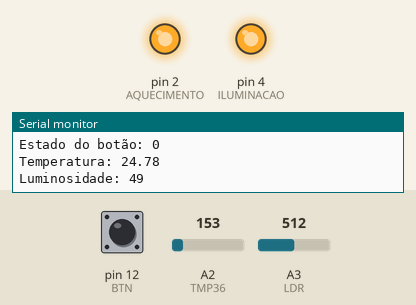
This sketch was run on a simulated Arduino Uno, built with avr-gcc and run on an emulated ATmega328P. Shown: output pins drawn as LEDs (lit = HIGH), the last lines printed to the serial monitor. The test bench sets the inputs (shaded band); at power-on: A2 (TMP36) = 153, A3 (LDR) = 512, pin 12 (BTN) LOW.

Above: at 2.8 s.
2.9 s: A2 (TMP36) set to 171
5.6 s: A2 (TMP36) set to 193
At 6.7 s:
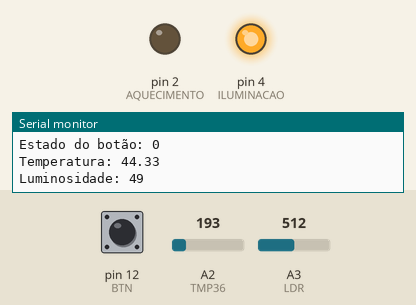
8.3 s: A3 (LDR) set to 49
11.2 s: A3 (LDR) set to 40
At 12.6 s:
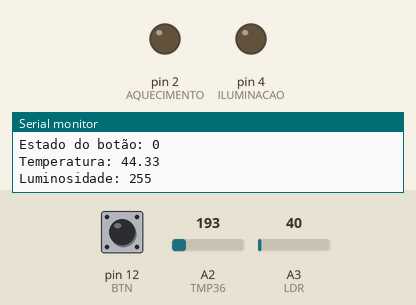
13.9 s: A2 (TMP36) set to 175
At 15.3 s:
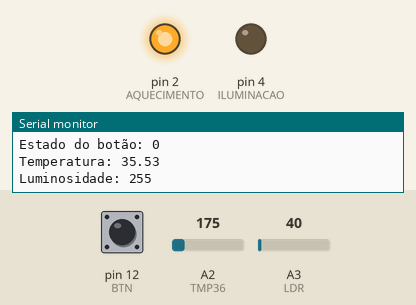
16.6 s: A2 (TMP36) set to 191
At 18.5 s:
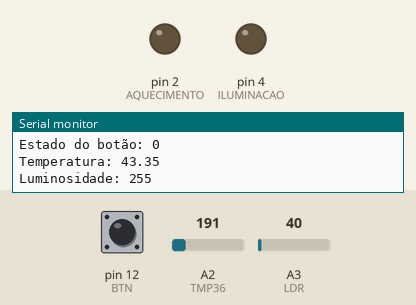
Timing chart, 0 to 20.0 s (numbered marks = the images above; inputs shaded):
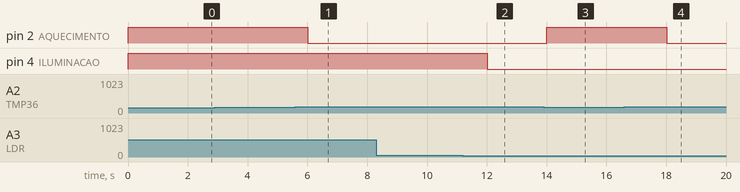

The sketch:

cp1.ino
```cpp
/*
* Happy coding =)
*/
#define ILUMINACAO 4
#define AQUECIMENTO 2
#define TMP36 A2
#define LDR A3
#define BTN 12
#define TEMPO 2000
#define VREF 5
#define ADC_RESOL 1023

void setup()
{
  Serial.begin(9600);

  pinMode(ILUMINACAO, OUTPUT);
  pinMode(AQUECIMENTO, OUTPUT);
  pinMode(BTN, INPUT);
}

void loop()
{
  uint16_t sensorTmp, sensorLdr;
  float temperatura, tempVoltage;
  uint8_t luminosidade, btnState;

  /*
  * Le todas as entradas do sistema
  */

  // Botao
   btnState = digitalRead(BTN);

  // Temperatura
  sensorTmp = analogRead(TMP36);
  tempVoltage = (float)sensorTmp*VREF/ADC_RESOL;
  temperatura = (tempVoltage - 0.5)*100;

  // Luminosidade
  sensorLdr = analogRead(LDR);
  luminosidade = map (sensorLdr, 54, 974, 0, 100);

  Serial.print("Estado do botão: ");
  Serial.println(btnState);

  Serial.print("Temperatura: ");
  Serial.println(temperatura);

  Serial.print("Luminosidade: ");
  Serial.println(luminosidade);

  // Sistema de aquecimento
  if(temperatura < 36)
  {
  	digitalWrite(AQUECIMENTO, HIGH);
  }

  if(temperatura > 40)
  {
  	digitalWrite(AQUECIMENTO, LOW);
  }

  // Sistema de iluminação
  if(luminosidade < 95 || btnState)
  {
  	digitalWrite(ILUMINACAO, HIGH);
  }
  else
  {
  	digitalWrite(ILUMINACAO,LOW);
  }

  delay(TEMPO);

}
```

Measured:
- the behaviour switches between 184 and 185 on A2 (TMP36) (found by bisection; images 0 and 1)
- the behaviour switches between 45 and 44 on A3 (LDR) (found by bisection; images 1 and 2)
- after the input at 5.6 s, pin 2 (AQUECIMENTO): HIGH → LOW after 0.41 s
- after the input at 11.2 s, pin 4 (ILUMINACAO): HIGH → LOW after 0.81 s
- after the input at 13.9 s, pin 2 (AQUECIMENTO): LOW → HIGH after 0.11 s
- after the input at 16.6 s, pin 2 (AQUECIMENTO): HIGH → LOW after 1.4 s
